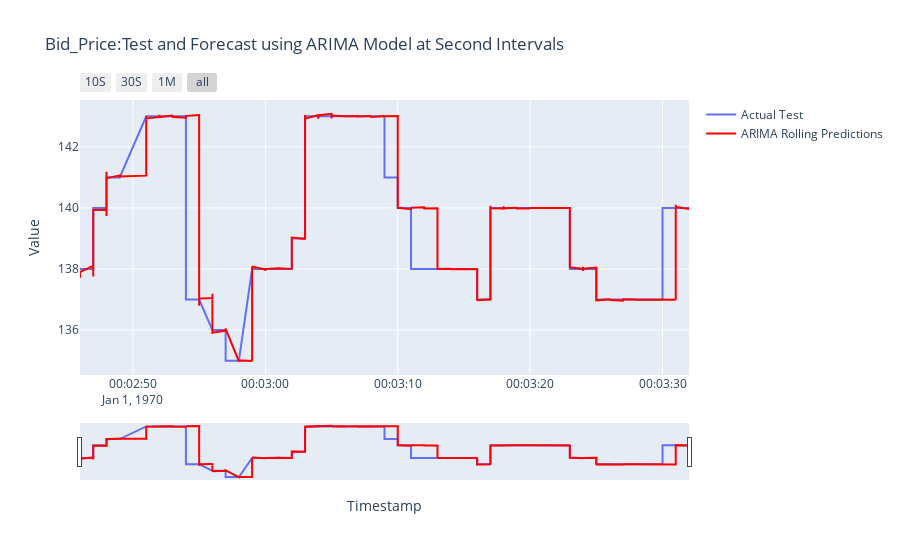

Notebook code for this chart:
### Code cell
import plotly.graph_objs as go

fig = go.Figure()
test_datetime_index = test.index.to_timestamp()
predictions_datetime_index = predictions_series.index.to_timestamp()
fig.add_trace(go.Scatter(x=test_datetime_index, y=test, mode='lines', name='Actual Test'))
fig.add_trace(go.Scatter(x=predictions_datetime_index, y=predictions_series, mode='lines', name='ARIMA Rolling Predictions', line=dict(color='red')))
fig.update_layout(
    title='Bid_Price:Test and Forecast using ARIMA Model at Second Intervals',
    xaxis_title='Timestamp',
    yaxis_title='Value',
    xaxis=dict(
        rangeselector=dict(
            buttons=list([
                dict(count=10, label="10S", step="second", stepmode="backward"),
                dict(count=30, label="30S", step="second", stepmode="backward"),
                dict(count=1, label="1M", step="minute", stepmode="backward"),
                dict(step="all")
            ])
        ),
        rangeslider=dict(visible=True),
        type="date"
    )
)

fig.show()

### Figure 1 — Plotly figure (JSON) as saved in the notebook; plotly's stock layout.template omitted (floating-point values rounded to 4 significant figures; data arrays with more than 128 entries replaced by an {"elided": "..."} marker saying what was removed)
{"data": [{"mode": "lines", "name": "Actual Test", "type": "scatter", "x": {"elided": "400 str values"}, "y": {"elided": "400 int values"}}, {"line": {"color": "red"}, "mode": "lines", "name": "ARIMA Rolling Predictions", "type": "scatter", "x": {"elided": "400 str values"}, "y": {"elided": "400 float values"}}], "layout": {"autosize": true, "title": {"text": "Bid_Price:Test and Forecast using ARIMA Model at Second Intervals"}, "xaxis": {"autorange": true, "range": ["1970-01-01 00:02:46", "1970-01-01 00:03:32"], "rangeselector": {"buttons": [{"count": 10, "label": "10S", "step": "second", "stepmode": "backward"}, {"count": 30, "label": "30S", "step": "second", "stepmode": "backward"}, {"count": 1, "label": "1M", "step": "minute", "stepmode": "backward"}, {"step": "all"}]}, "rangeslider": {"autorange": true, "range": ["1970-01-01 00:02:46", "1970-01-01 00:03:32"], "visible": true, "yaxis": {"_template": null, "rangemode": "match"}}, "title": {"text": "Timestamp"}, "type": "date"}, "yaxis": {"autorange": true, "range": [134.5, 143.5], "title": {"text": "Value"}, "type": "linear"}}}
